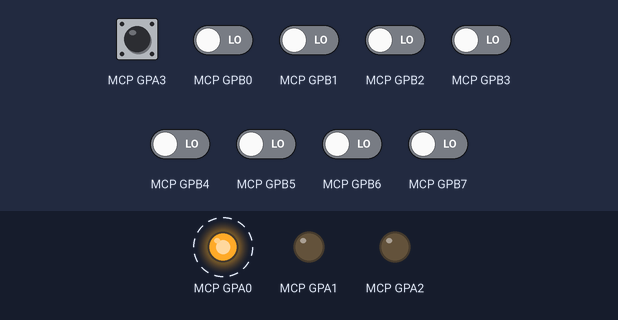
Bench run of a program on a simulated Raspberry Pi (BCM pin numbers). On the bench: output pins drawn as LEDs (lit = HIGH). Dashed ring = blinking. The inputs (shaded band) are chosen by the test bench; at power-on: MCP GPA3 HIGH, MCP GPB0–7 LOW. What the program prints to the terminal is not drawn.

Above: at 0.5 s.
Timing chart, 0 to 4.6 s (numbered marks = the images above):
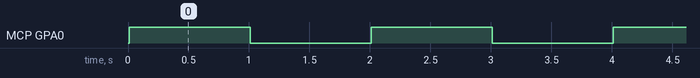

Measured:
- by itself, MCP GPA0: alternates HIGH for 1.0 s and LOW for 1.0 s

The program:

Adafruit_MCP230xx.py
```python
#!/usr/bin/python

# Copyright 2012 Daniel Berlin (with some changes by Adafruit Industries/Limor Fried)
#
# Permission is hereby granted, free of charge, to any person obtaining a copy of
# this software and associated documentation files (the "Software"), to deal  MCP230XX_GPIO(1, 0xin
# the Software without restriction, including without limitation the rights to
# use, copy, modify, merge, publish, distribute, sublicense, and/or sell copies
# of the Software, and to permit persons to whom the Software is furnished to do
# so, subject to the following conditions:

# The above copyright notice and this permission notice shall be included in all
# copies or substantial portions of the Software.

# THE SOFTWARE IS PROVIDED "AS IS", WITHOUT WARRANTY OF ANY KIND, EXPRESS OR
# IMPLIED, INCLUDING BUT NOT LIMITED TO THE WARRANTIES OF MERCHANTABILITY,
# FITNESS FOR A PARTICULAR PURPOSE AND NONINFRINGEMENT. IN NO EVENT SHALL THE
# AUTHORS OR COPYRIGHT HOLDERS BE LIABLE FOR ANY CLAIM, DAMAGES OR OTHER
# LIABILITY, WHETHER IN AN ACTION OF CONTRACT, TORT OR OTHERWISE, ARISING FROM,
# OUT OF OR IN CONNECTION WITH THE SOFTWARE OR THE USE OR OTHER DEALINGS IN THE
# SOFTWARE.

from Adafruit_I2C import *
import smbus
import time

MCP23017_IODIRA = 0x00
MCP23017_IODIRB = 0x01
MCP23017_GPIOA  = 0x12
MCP23017_GPIOB  = 0x13
MCP23017_GPPUA  = 0x0C
MCP23017_GPPUB  = 0x0D
MCP23017_OLATA  = 0x14
MCP23017_OLATB  = 0x15
MCP23008_GPIOA  = 0x09
MCP23008_GPPUA  = 0x06
MCP23008_OLATA  = 0x0A

class Adafruit_MCP230XX(object):
    OUTPUT = 0
    INPUT = 1

    def __init__(self, address, num_gpios, busnum=-1):
        assert num_gpios >= 0 and num_gpios <= 16, "Number of GPIOs must be between 0 and 16"
        self.i2c = Adafruit_I2C(address=address, busnum=busnum)
        self.address = address
        self.num_gpios = num_gpios

        # set defaults
        if num_gpios <= 8:
            self.i2c.write8(MCP23017_IODIRA, 0xFF)  # all inputs on port A
            self.direction = self.i2c.readU8(MCP23017_IODIRA)
            self.i2c.write8(MCP23008_GPPUA, 0x00)
        elif num_gpios > 8 and num_gpios <= 16:
            self.i2c.write8(MCP23017_IODIRA, 0xFF)  # all inputs on port A
            self.i2c.write8(MCP23017_IODIRB, 0xFF)  # all inputs on port B
            self.direction = self.i2c.readU8(MCP23017_IODIRA)
            self.direction |= self.i2c.readU8(MCP23017_IODIRB) << 8
            self.i2c.write8(MCP23017_GPPUA, 0x00)
            self.i2c.write8(MCP23017_GPPUB, 0x00)

    def _changebit(self, bitmap, bit, value):
        assert value == 1 or value == 0, "Value is %s must be 1 or 0" % value
        if value == 0:
            return bitmap & ~(1 << bit)
        elif value == 1:
            return bitmap | (1 << bit)

    def _readandchangepin(self, port, pin, value, currvalue = None):
        assert pin >= 0 and pin < self.num_gpios, "Pin number %s is invalid, only 0-%s are valid" % (pin, self.num_gpios)
        #assert self.direction & (1 << pin) == 0, "Pin %s not set to output" % pin
        if not currvalue:
             currvalue = self.i2c.readU8(port)
        newvalue = self._changebit(currvalue, pin, value)
        self.i2c.write8(port, newvalue)
        return newvalue


    def pullup(self, pin, value):
        if self.num_gpios <= 8:
            return self._readandchangepin(MCP23008_GPPUA, pin, value)
        if self.num_gpios <= 16:
            lvalue = self._readandchangepin(MCP23017_GPPUA, pin, value)
            if (pin < 8):
                return
            else:
                return self._readandchangepin(MCP23017_GPPUB, pin-8, value) << 8

    # Set pin to either input or output mode
    def config(self, pin, mode):
        if self.num_gpios <= 8:
            self.direction = self._readandchangepin(MCP23017_IODIRA, pin, mode)
        if self.num_gpios <= 16:
            if (pin < 8):
                self.direction = self._readandchangepin(MCP23017_IODIRA, pin, mode)
            else:
                self.direction |= self._readandchangepin(MCP23017_IODIRB, pin-8, mode) << 8

        return self.direction

    def output(self, pin, value):
        # assert self.direction & (1 << pin) == 0, "Pin %s not set to output" % pin
        if self.num_gpios <= 8:
            self.outputvalue = self._readandchangepin(MCP23008_GPIOA, pin, value, self.i2c.readU8(MCP23008_OLATA))
        if self.num_gpios <= 16:
            if (pin < 8):
                self.outputvalue = self._readandchangepin(MCP23017_GPIOA, pin, value, self.i2c.readU8(MCP23017_OLATA))
            else:
                self.outputvalue = self._readandchangepin(MCP23017_GPIOB, pin-8, value, self.i2c.readU8(MCP23017_OLATB)) << 8

        return self.outputvalue


        self.outputvalue = self._readandchangepin(MCP23017_IODIRA, pin, value, self.outputvalue)
        return self.outputvalue

    def input(self, pin):
        assert pin >= 0 and pin < self.num_gpios, "Pin number %s is invalid, only 0-%s are valid" % (pin, self.num_gpios)
        assert self.direction & (1 << pin) != 0, "Pin %s not set to input" % pin
        if self.num_gpios <= 8:
            value = self.i2c.readU8(MCP23008_GPIOA)
        elif self.num_gpios > 8 and self.num_gpios <= 16:
            value = self.i2c.readU8(MCP23017_GPIOA)
            value |= self.i2c.readU8(MCP23017_GPIOB) << 8
        return value & (1 << pin)

    def readU8(self):
        result = self.i2c.readU8(MCP23008_OLATA)
        return(result)

    def readS8(self):
        result = self.i2c.readU8(MCP23008_OLATA)
        if (result > 127): result -= 256
        return result

    def readU16(self):
        assert self.num_gpios >= 16, "16bits required"
        lo = self.i2c.readU8(MCP23017_OLATA)
        hi = self.i2c.readU8(MCP23017_OLATB)
        return((hi << 8) | lo)

    def readS16(self):
        assert self.num_gpios >= 16, "16bits required"
        lo = self.i2c.readU8(MCP23017_OLATA)
        hi = self.i2c.readU8(MCP23017_OLATB)
        if (hi > 127): hi -= 256
        return((hi << 8) | lo)

    def write8(self, value):
        self.i2c.write8(MCP23008_OLATA, value)

    def write16(self, value):
        assert self.num_gpios >= 16, "16bits required"
        self.i2c.write8(MCP23017_OLATA, value & 0xFF)
        self.i2c.write8(MCP23017_OLATB, (value >> 8) & 0xFF)

# RPi.GPIO compatible interface for MCP23017 and MCP23008

class MCP230XX_GPIO(object):
    OUT = 0
    IN = 1
    BCM = 0
    BOARD = 0
    def __init__(self, busnum, address, num_gpios):
        self.chip = Adafruit_MCP230XX(address, num_gpios, busnum)
    def setmode(self, mode):
        # do nothing
        pass
    def setup(self, pin, mode):
        self.chip.config(pin, mode)
    def input(self, pin):
        return self.chip.input(pin)
    def output(self, pin, value):
        self.chip.output(pin, value)
    def pullup(self, pin, value):
        self.chip.pullup(pin, value)


if __name__ == '__main__':
    # ***************************************************
    # Set num_gpios to 8 for MCP23008 or 16 for MCP23017!
    # ***************************************************
    #mcp = Adafruit_MCP230XX(address = 0x20, num_gpios = 8) # MCP23008
    mcp = Adafruit_MCP230XX(address = 0x20, num_gpios = 16) # MCP23017

    # Set pins 0, 1 and 2 to output (you can set pins 0..15 this way)
    mcp.config(0, mcp.OUTPUT)
    mcp.config(1, mcp.OUTPUT)
    mcp.config(2, mcp.OUTPUT)

    # Set pin 3 to input with the pullup resistor enabled
    mcp.config(3, mcp.INPUT)
    mcp.pullup(3, 1)

    # Read input pin and display the results
    print "Pin 3 = %d" % (mcp.input(3) >> 3)

    # Python speed test on output 0 toggling at max speed
    print "Starting blinky on pin 0 (CTRL+C to quit)"
    while (True):
      mcp.output(0, 1)  # Pin 0 High
      time.sleep(1);
      mcp.output(0, 0)  # Pin 0 Low
      time.sleep(1);
```
